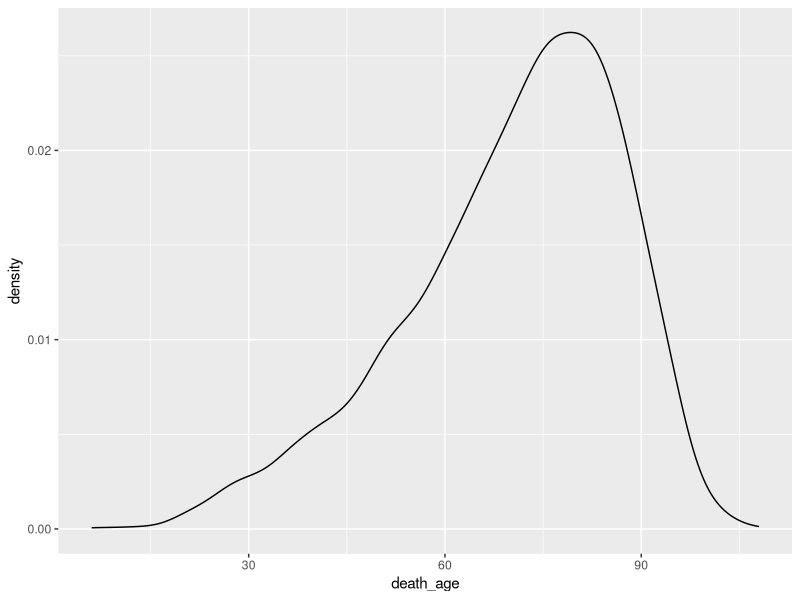
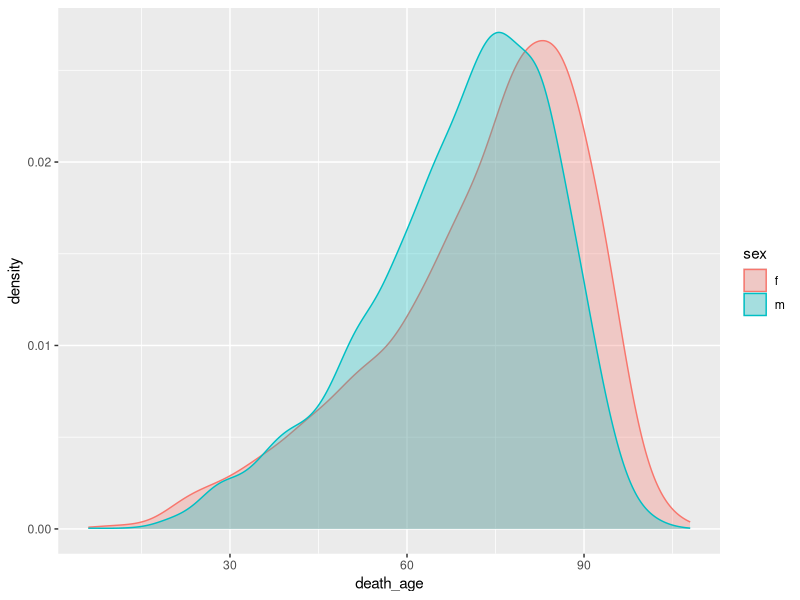
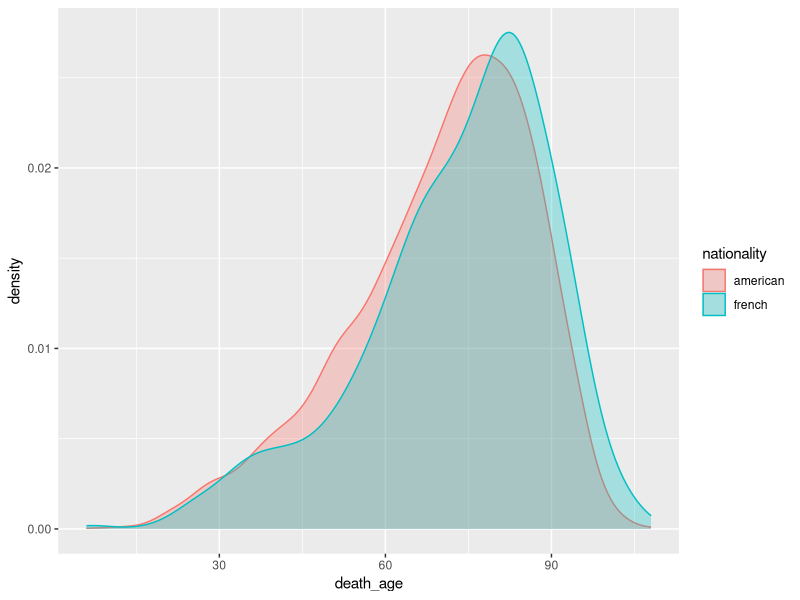
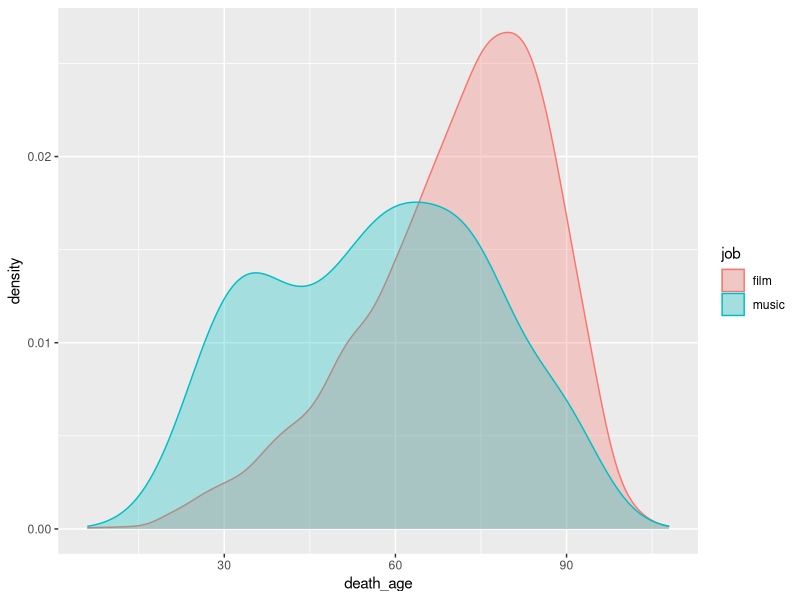

The R source for these figures, in order:
library(dplyr)
library(ggplot2)

## SET WORKING DIRECTORY
setwd("C:/Users/Julia/Documents/wiki")

data_fF = read.table("data_French_film_actresses.txt", header=T, sep=",", quote="")
data_fF = filter(data_fF,death_age>0)
data_fF$sex = 'f'
data_fF$nationality = 'french'
data_fF$job = 'film'


data_mF = read.table("data_French_male_film_actors.txt", header=T, sep=",", quote="")
data_mF = filter(data_mF,death_age>0)
data_mF$sex = 'm'
data_mF$nationality = 'french'
data_mF$job = 'film'

data_F = rbind(data_mF,data_fF)

data_mA = read.table("data_American_male_film_actors.txt", header=T, sep=",", quote="")
data_mA = filter(data_mA,death_age>0)
data_mA$sex = 'm'
data_mA$nationality = 'american'
data_mA$job = 'film'

data_fA = read.table("data_American_film_actresses.txt", header=T, sep=",", quote="")
data_fA = filter(data_fA,death_age>0)
data_fA$sex = 'f'
data_fA$nationality = 'american'
data_fA$job = 'film'

data_A = rbind(data_mA,data_fA)


data_mAS = read.table("data_American_male_singer-songwriters.txt", header=T, sep=",", quote="")
data_mAS = filter(data_mAS,death_age>0)
data_mAS$sex = 'm'
data_mAS$nationality = 'american'
data_mAS$job = 'music'

data_fAS = read.table("data_American_female_singer-songwriters.txt", header=T, sep=",", quote="")
data_fAS = filter(data_fAS,death_age>0)
data_fAS$sex = 'f'
data_fAS$nationality = 'american'
data_fAS$job = 'music'

data_AS = rbind(data_mAS,data_fAS)

data = rbind(data_F,data_A)
data = rbind(data,data_AS)

data_norep = distinct(data,title)

#Let's see the distribution of death ages!
ggplot(data,aes(x=death_age))+ geom_density()

# Life expectancy by gender
ggplot(data,aes(x=death_age,color=sex,fill=sex))+geom_density(alpha=0.3)

# Life expectancy by nationality
ggplot(data,aes(x=death_age,color=nationality,fill=nationality))+geom_density(alpha=0.3)

ggplot(data,aes(x=death_age,color=job,fill=job))+geom_density(alpha=0.3)


